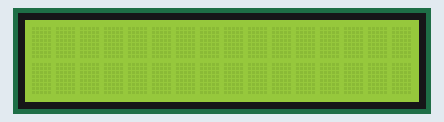
Simulated run of this sketch. Board: Arduino Uno, built with avr-gcc and run on an emulated ATmega328P. Parts: 16×2 character LCD.

Above: at 0.1 s.
At 0.6 s:
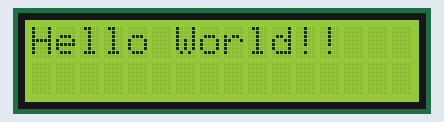

Measured:
- what the display in image 1 shows lasts 0.5 s, from 0.6 s to 1.1 s

The sketch:

12_LCD_16x2.ino
```cpp
#include <LiquidCrystal.h>

// initialize the library by associating any needed LCD interface pin
// with the arduino pin number it is connected to
const int rs = 12, en = 11, d4 = 5, d5 = 4, d6 = 3, d7 = 2;
LiquidCrystal lcd(rs, en, d4, d5, d6, d7);

void setup() {
  // set up the LCD's number of columns and rows:
  lcd.begin(16, 2);
  // Print a message to the LCD.
  lcd.print("Hello World!!");
}

void loop() {
  // Turn off the display:
  lcd.noDisplay();
  delay(500);
  // Turn on the display:
  lcd.display();
  delay(500);
}
```
